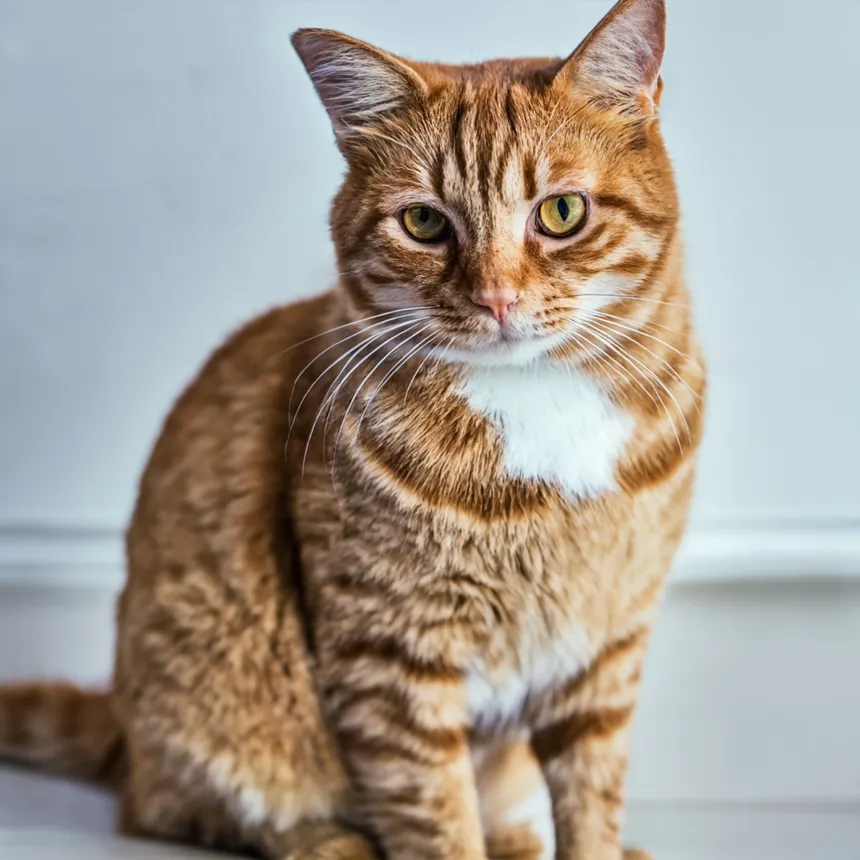
#> input picture Photos/cat.png, 860 x 860 px, found by its file name
$ python masking.py
#> lines starting #> are read from the running program, lines starting #| are printed output that depends on the picture; after the words box and inside, x2 and y2 are one past the last pixel; in counts of white or black regions, pixels touching at a corner belong together
import cv2 as cv
import numpy as np

img = cv.imread('Photos/cat.png')
#> img is the input picture: shape (860, 860, 3); mean B, G, R 148.3, 157.4, 165.1
cv.imshow('Cat', img)

blank = np.zeros(img.shape[:2], dtype=np.uint8) #image of mask has the same height and width as the original image
cv.imshow('Blank', blank)

mask = cv.circle(blank.copy(), (img.shape[1]//2, img.shape[0]//2), 100, 255, -1) #creates a circular mask
cv.imshow('Mask', mask)
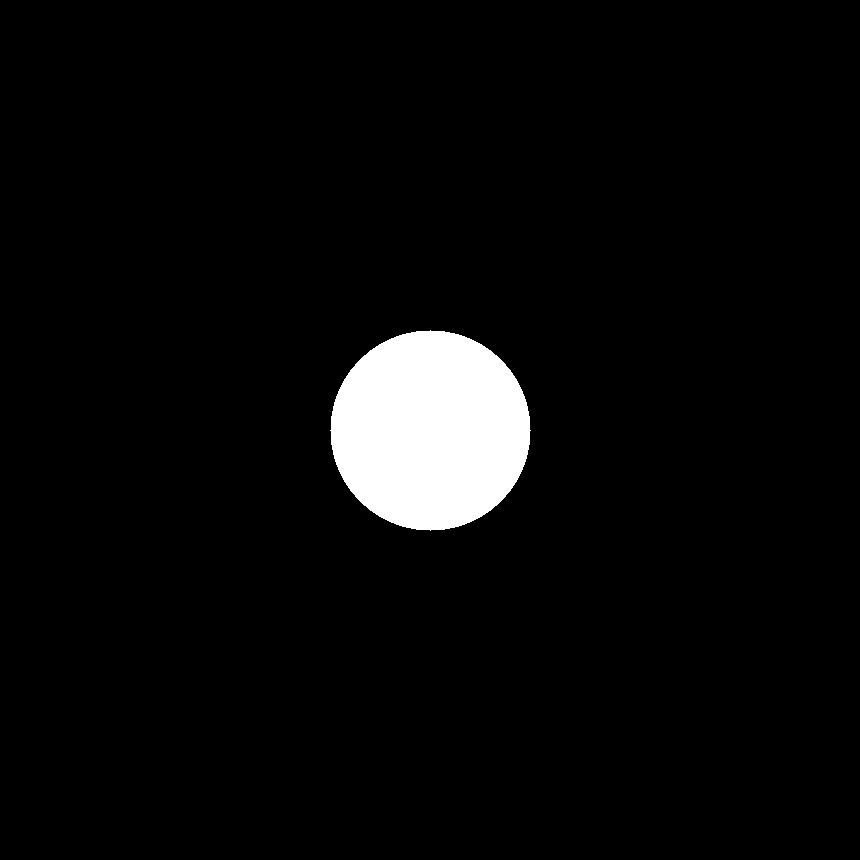
#> window 'Mask': shape (860, 860); 4.2% white; 1 white region, box (x1, y1, x2, y2) and area: (330, 330, 531, 531) 31417

masked = cv.bitwise_and(img, img, mask=mask) #using bitwise AND to apply the mask
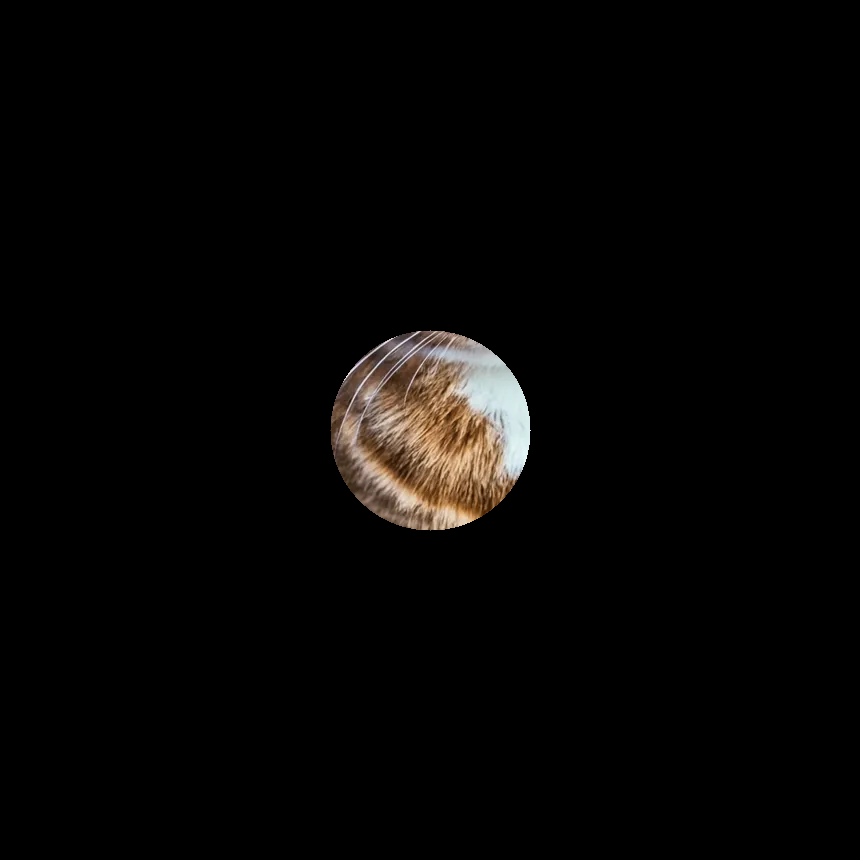
#> masked: shape (860, 860, 3); mean B, G, R 4.6, 5.5, 6.5
cv.imshow('Masked', masked)

cv.waitKey(0)

$ run again, with Photos/man.png copied over Photos/cat.png
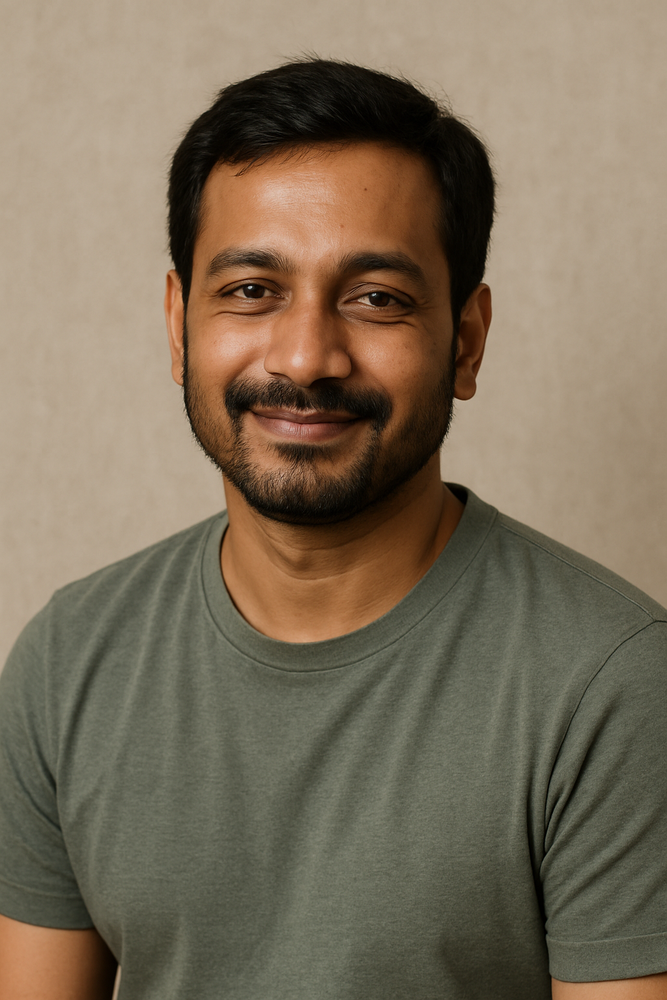
#> input picture Photos/man.png, 667 x 1000 px, shrunk from 1024 x 1536 before the run, found by its file name
#> img is the input picture: shape (1000, 667, 3); mean B, G, R 90.5, 110.7, 124.6
#> `cv.imshow('Mask', mask)`:
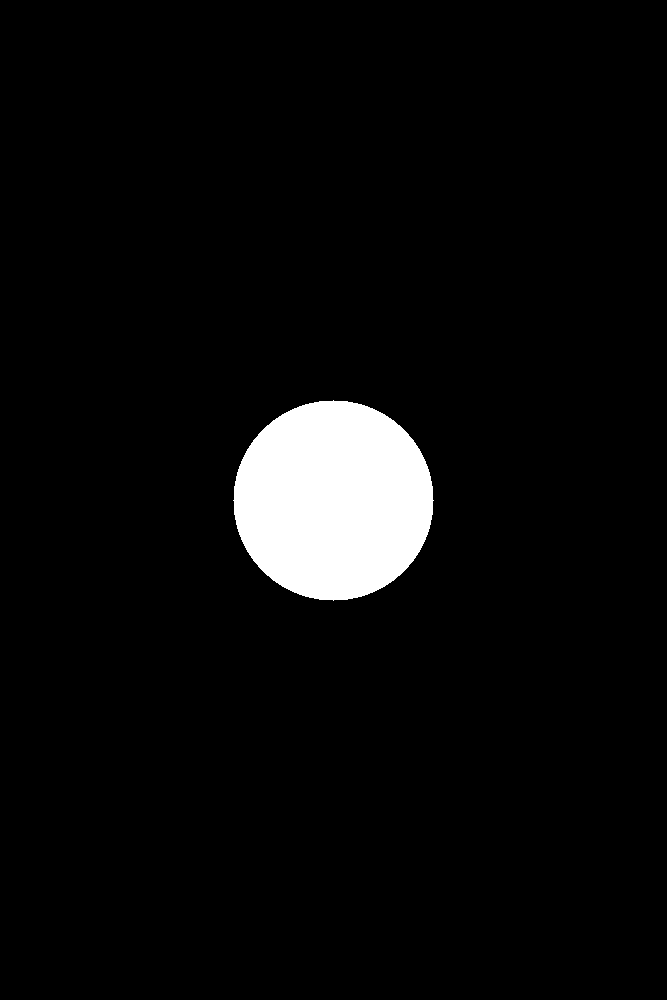
#> window 'Mask': shape (1000, 667); 4.7% white; 1 white region, box (x1, y1, x2, y2) and area: (233, 400, 434, 601) 31417
#> `masked = cv.bitwise_and(img, img, mask=mask)`:
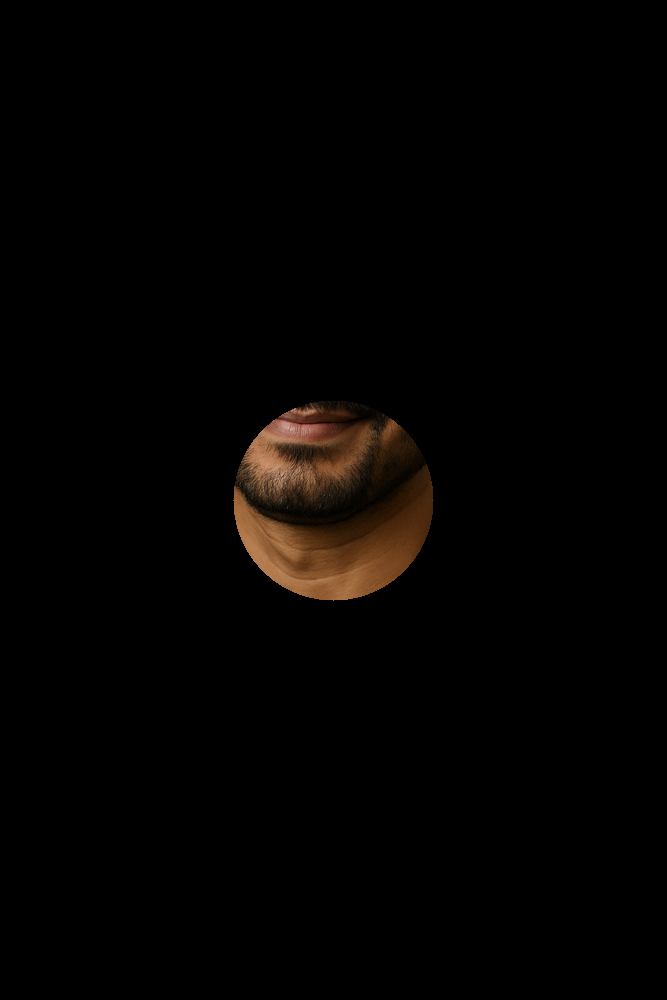
#> masked: shape (1000, 667, 3); mean B, G, R 1.5, 2.6, 4.2
